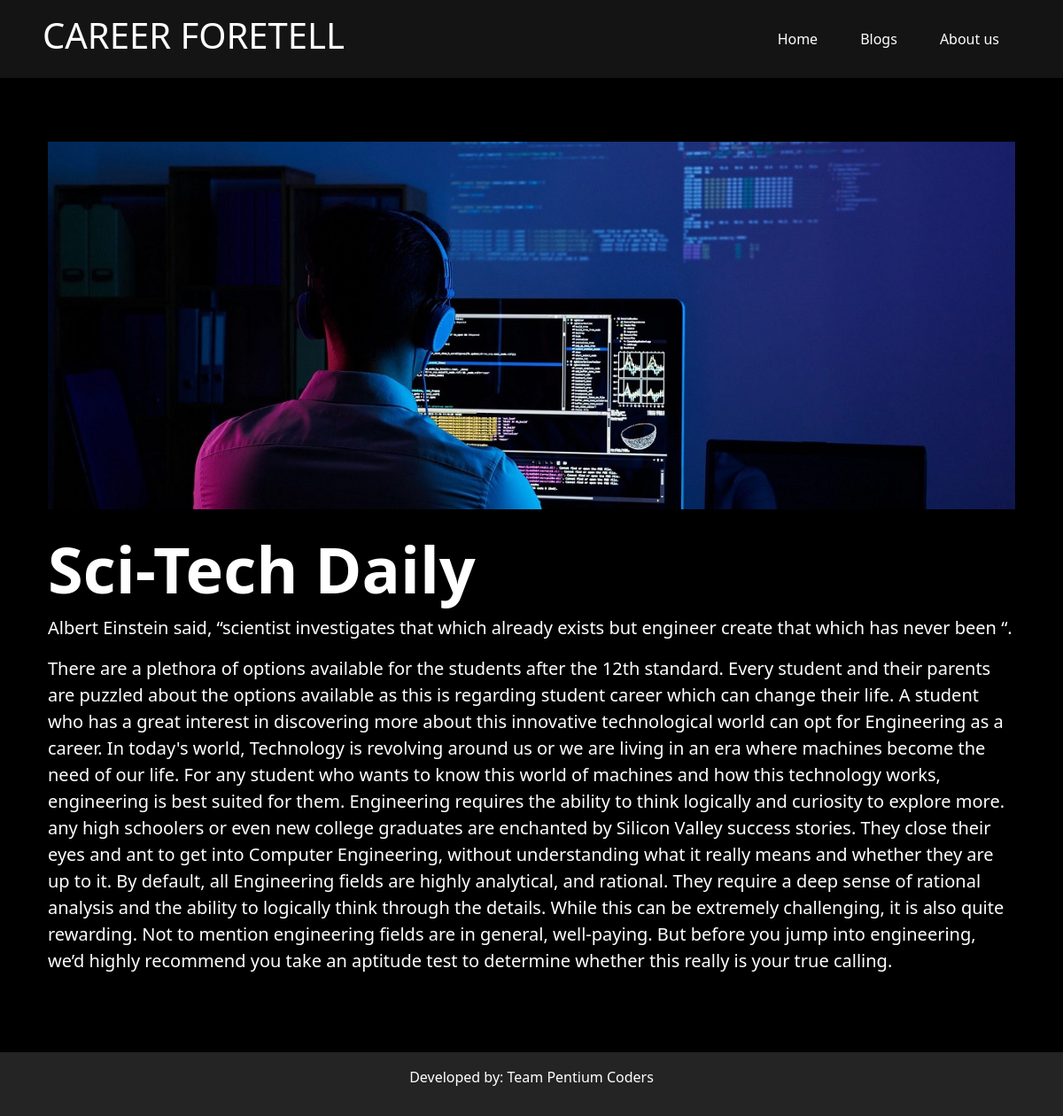
Screenshot of /blogs/blogpost/5 with the database file from the repository.
### main/models.py (models this page shows)
class Blog(models.Model):
    blogID = models.AutoField(primary_key=True)
    title = models.CharField(max_length=20)
    metadetail = models.CharField(max_length=100)
    body = models.TextField()
    thumbnail = models.ImageField(upload_to='blogs/thumbnail', blank=True, null=True)
    image = models.ImageField(upload_to='blogs/', blank=True, null=True)

### main/views.py (the view)
# urls.py: path('blogs/blogpost/<slug:slug>', views.blog, name='blog'),
def blog(request, slug):
    blog = Blog.objects.get(blogID=slug)
    return render(request, 'blog.html', {'blog':blog})

### template/blog.html (shortened to what this page needs)
{% extends 'base.html' %}
{% load static %}
{% block body %}
<div class="container my-5 rounded-3 py-4 px-4">
    <img src="{{blog.image.url}}" class="col-12" alt="{{blog.title}}">
    <h2 class="mt-4 display-2 fw-bold">{{blog.title}}</h2>
    <div class="fs-5">
        {{blog.body|linebreaks}}
    </div>
</div>
{% endblock body %}

### assets/static/css/style.css (style rules this page uses)
* { padding: 0; margin: 0; }
body { background: black; color: white; }

### rows the page displays
Blog: image (picture), title "Sci-Tech Daily", body "Albert Einstein said, “scientist investigates that which already exists but engineer create that which has never been “. There are a plethora of options available for the students after the 12th standard. Every student and their parents are puzzled about the options available as this is regarding student career which can change their life. A student who has a great interest in discovering more about this innovative technological world can opt for Engineering as a career. In today's world, Technology is revolving around us or we are living in an era where machines become the need of our life. For any student who wants to know this world of machines and how this technology works, engineering…"
